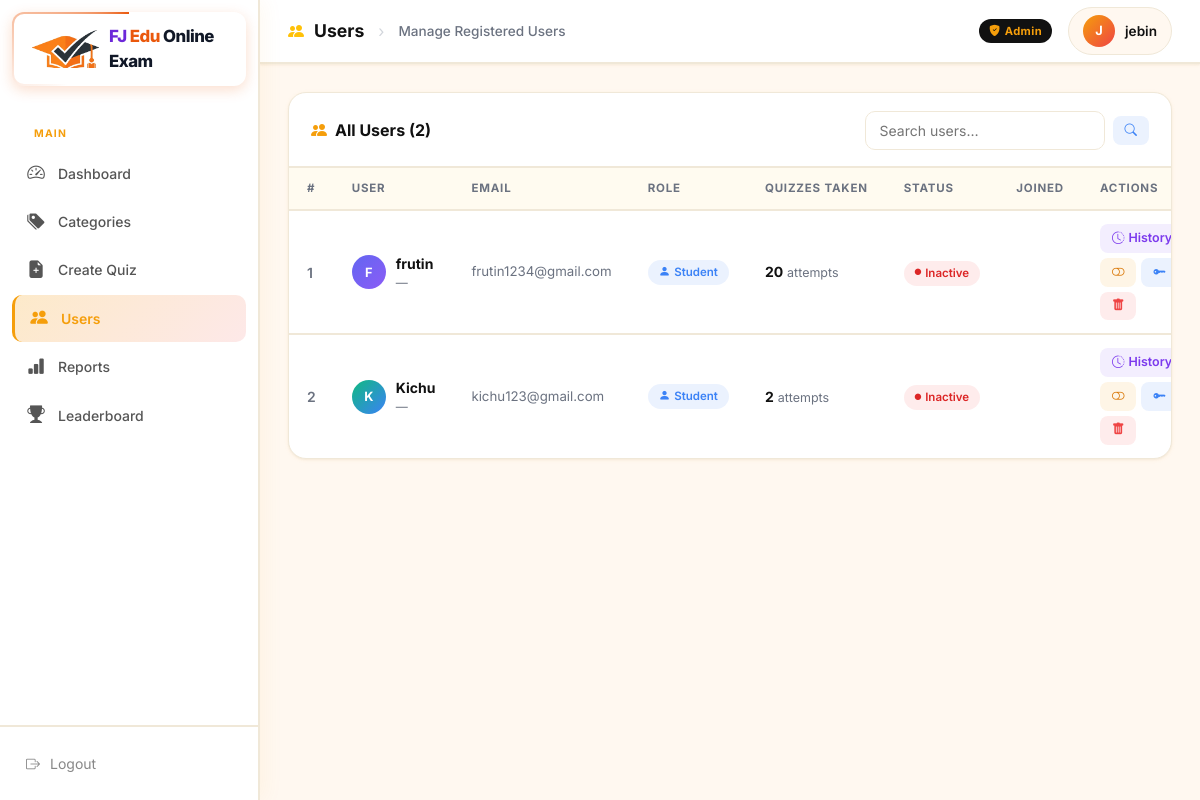
/admin-dashboard/users/ (signed in), run on an earlier commit of the app's database.
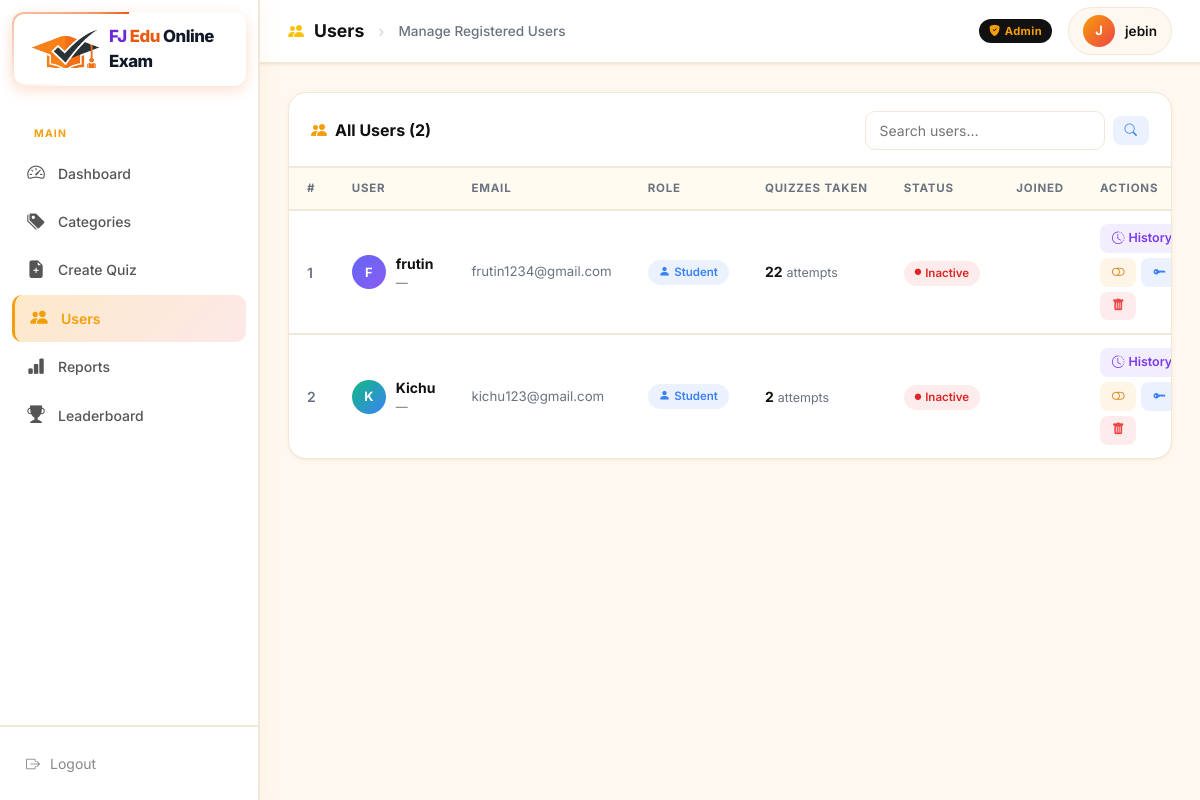
And on a later commit of the database.
### quiz/models.py (models this page shows, shortened)
class UserRegister(models.Model):
    username = models.CharField(max_length=150)
    email = models.EmailField()
    mobile = models.CharField(max_length=15, unique=True, null=True, blank=True)
    age = models.PositiveIntegerField(null=True, blank=True)
    gender = models.CharField(max_length=20, choices=[('Male', 'Male'), ('Female', 'Female'), ('Other', 'Other')], null=True, blank=True)
    place = models.CharField(max_length=255, null=True, blank=True)
    password = models.CharField(max_length=255, help_text="Stored password hash at time of registration")
    photo_url = models.CharField(max_length=255, blank=True, null=True, default='/static/quiz/images/default-avatar.png')
    target_exam = models.CharField(max_length=255, blank=True, null=True, default='UPSC', help_text="e.g. UPSC, SSC, Banking")
    education_qualification = models.CharField(max_length=50, blank=True, null=True, default='Graduate', help_text="e.g. Graduate, Post Graduate")
    preparation_stage = models.TextField(blank=True, help_text="e.g. Beginner, 1 Year, etc.")
    registered_at = models.DateTimeField(auto_now_add=True)
    last_active = models.DateTimeField(null=True, blank=True, help_text="Timestamp of the user's last request")
    current_session_start = models.DateTimeField(null=True, blank=True, help_text="Timestamp when the current session started")

### quiz/views.py (the view)
# urls.py: path('admin-dashboard/users/', views.admin_users_list, name='admin_users_list'),
@user_passes_test(is_admin)
def admin_users_list(request):
    users = UserRegister.objects.all().annotate(num_attempts=Count('quiz_attempts'))
    search_query = request.GET.get('search', '')
    if search_query:
        users = users.filter(username__icontains=search_query)
    return render(request, 'quiz/admin_users_list.html', {'users': users, 'search_query': search_query})

### quiz/views.py (called while the page is built)
def is_admin(user):
    return user.is_authenticated and (user.is_staff or user.is_superuser)

### quiz/templates/quiz/admin_users_list.html (shortened to what the changed rows need)
{% load static %}
<!DOCTYPE html>
<html lang="en">
<head>
  <link href="https://cdn.jsdelivr.net/npm/bootstrap@5.3.2/dist/css/bootstrap.min.css" rel="stylesheet">
  <link rel="stylesheet" href="https://cdn.jsdelivr.net/npm/bootstrap-icons@1.11.3/font/bootstrap-icons.min.css">
</head>
<body>
  <div class="main-wrapper">
    <main class="content-area">
      <div class="section-card">
        <div>
          {% if users %}
          <table class="dash-table">
            <thead>
              <tr>
                <th>#</th>
                <th>User</th>
                <th>Email</th>
                <th>Role</th>
                <th>Quizzes Taken</th>
                <th>Status</th>
                <th>Joined</th>
                <th>Actions</th>
              </tr>
            </thead>
            <tbody>
              {% for u in users %}
              <tr>
                <td style="color:var(--text-muted);font-weight:600;">{{ forloop.counter }}</td>
                <td>
                  <div style="display:flex;align-items:center;gap:10px;">
                    <div class="user-avatar" style="background:linear-gradient(135deg,{% cycle '#6366f1' '#10b981' '#f59e0b' '#ef4444' '#3b82f6' '#8b5cf6' %},{% cycle '#8b5cf6' '#3b82f6' '#d97706' '#dc2626' '#1d4ed8' '#7c3aed' %});">
                      {{ u.username|first|upper }}
                    </div>
                    <div>
                      <div style="font-weight:700;font-size:.875rem;">{{ u.username }}</div>
                      <div style="font-size:.75rem;color:var(--text-muted);">{{ u.get_full_name|default:"—" }}</div>
                    </div>
                  </div>
                </td>
                <td style="color:var(--text-muted);font-size:.83rem;">{{ u.email|default:"—" }}</td>
                <td>
                  {% if u.is_superuser %}
                    <span class="badge-pill" style="background:rgba(245,158,11,.1);color:#d97706;"><i class="bi bi-stars"></i> Superuser</span>
                  {% elif u.is_staff %}
                    <span class="badge-pill badge-admin"><i class="bi bi-shield-fill"></i> Staff</span>
                  {% else %}
                    <span class="badge-pill badge-student"><i class="bi bi-person-fill"></i> Student</span>
                  {% endif %}
                </td>
                <td>
                  <span style="font-weight:700;">{{ u.num_attempts }}</span>
                  <span style="font-size:.78rem;color:var(--text-muted);"> attempts</span>
                </td>
                <td>
                  {% if u.is_active %}
                    <span class="badge-pill badge-active"><i class="bi bi-circle-fill" style="font-size:.4rem;"></i> Active</span>
                  {% else %}
                    <span class="badge-pill badge-inactive"><i class="bi bi-circle-fill" style="font-size:.4rem;"></i> Inactive</span>
                  {% endif %}
                </td>
                <td style="color:var(--text-muted);font-size:.82rem;white-space:nowrap;">{{ u.date_joined|date:"M d, Y" }}</td>
                <td>
                  <div style="display:flex;gap:5px;flex-wrap:wrap;">
                    <a href="{% url 'quiz:admin_user_history' u.id %}" class="tbl-action-btn btn-view" id="btn-history-{{ u.id }}">
                      <i class="bi bi-clock-history"></i> History
                    </a>
                    <form method="post" action="{% url 'quiz:admin_toggle_user_status' u.id %}" style="display:inline;">
                      <button type="submit" class="tbl-action-btn btn-warn" id="btn-toggle-{{ u.id }}"
                              title="{% if u.is_active %}Deactivate{% else %}Activate{% endif %} user">
                        <i class="bi bi-{% if u.is_active %}toggle-on{% else %}toggle-off{% endif %}"></i>
                      </button>
                    </form>
                    <a href="{% url 'quiz:admin_reset_user_password' u.id %}" class="tbl-action-btn btn-edit" id="btn-reset-pw-{{ u.id }}" title="Reset password">
                      <i class="bi bi-key-fill"></i>
                    </a>
                    {% if u != request.user %}
                    <form method="post" action="{% url 'quiz:admin_delete_user' u.id %}" style="display:inline;" onsubmit="return confirm('Delete user \'{{ u.username }}\'? This is permanent.');">
                      <button type="submit" class="tbl-action-btn btn-del" id="btn-del-user-{{ u.id }}">
                        <i class="bi bi-trash-fill"></i>
                      </button>
                    </form>
                    {% endif %}
                  </div>
                </td>
              </tr>
              {% endfor %}
            </tbody>
          </table>
          {% else %}
          <div class="empty-state">
            <i class="bi bi-people"></i>
            <p>No users found matching your search.</p>
          </div>
          {% endif %}
        </div>
      </div>
    </main>
  </div>
</body>
</html>

What changed in the data, as far as the page shows it:
changed UserRegister "frutin": num_attempts "20" → "22"
